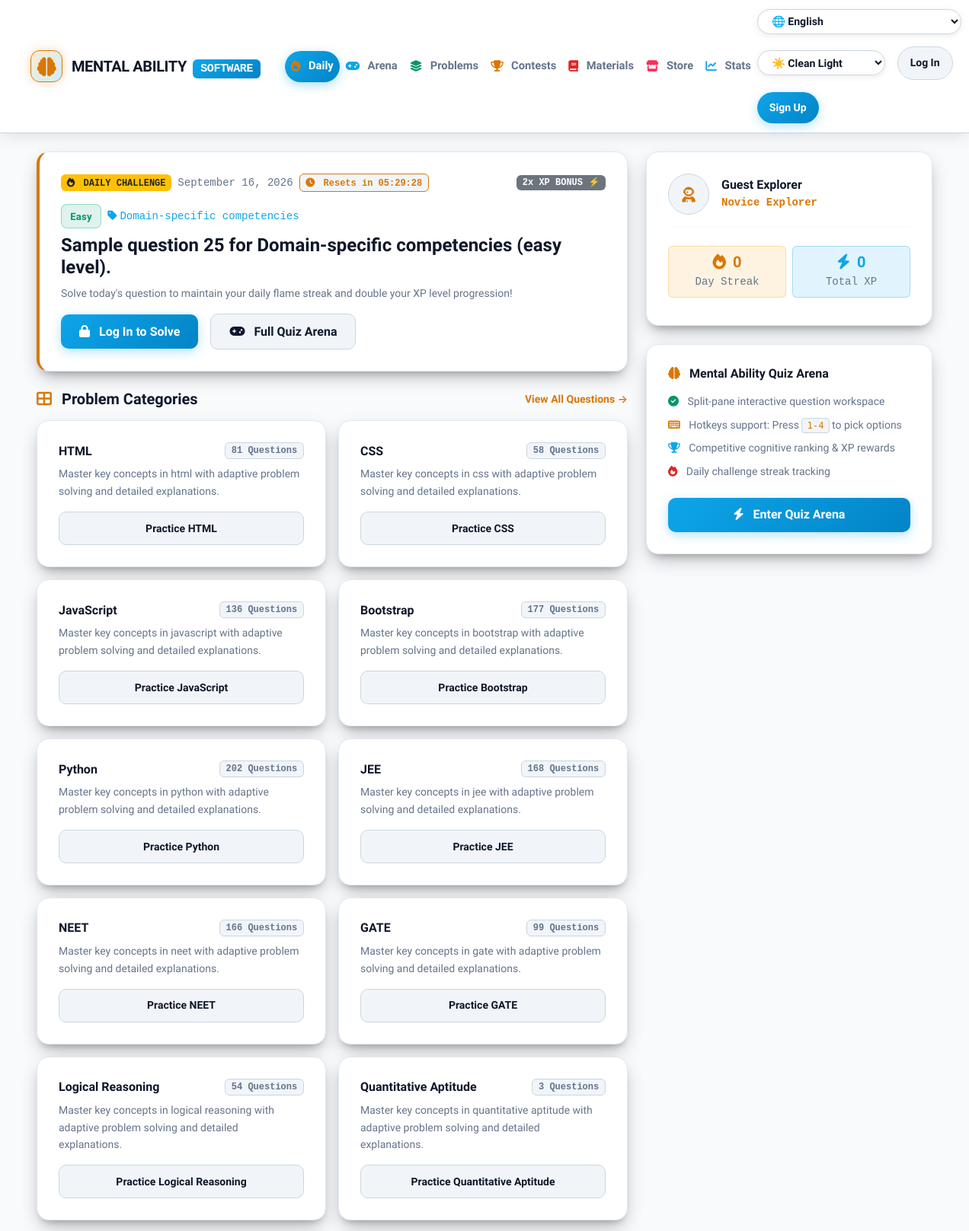
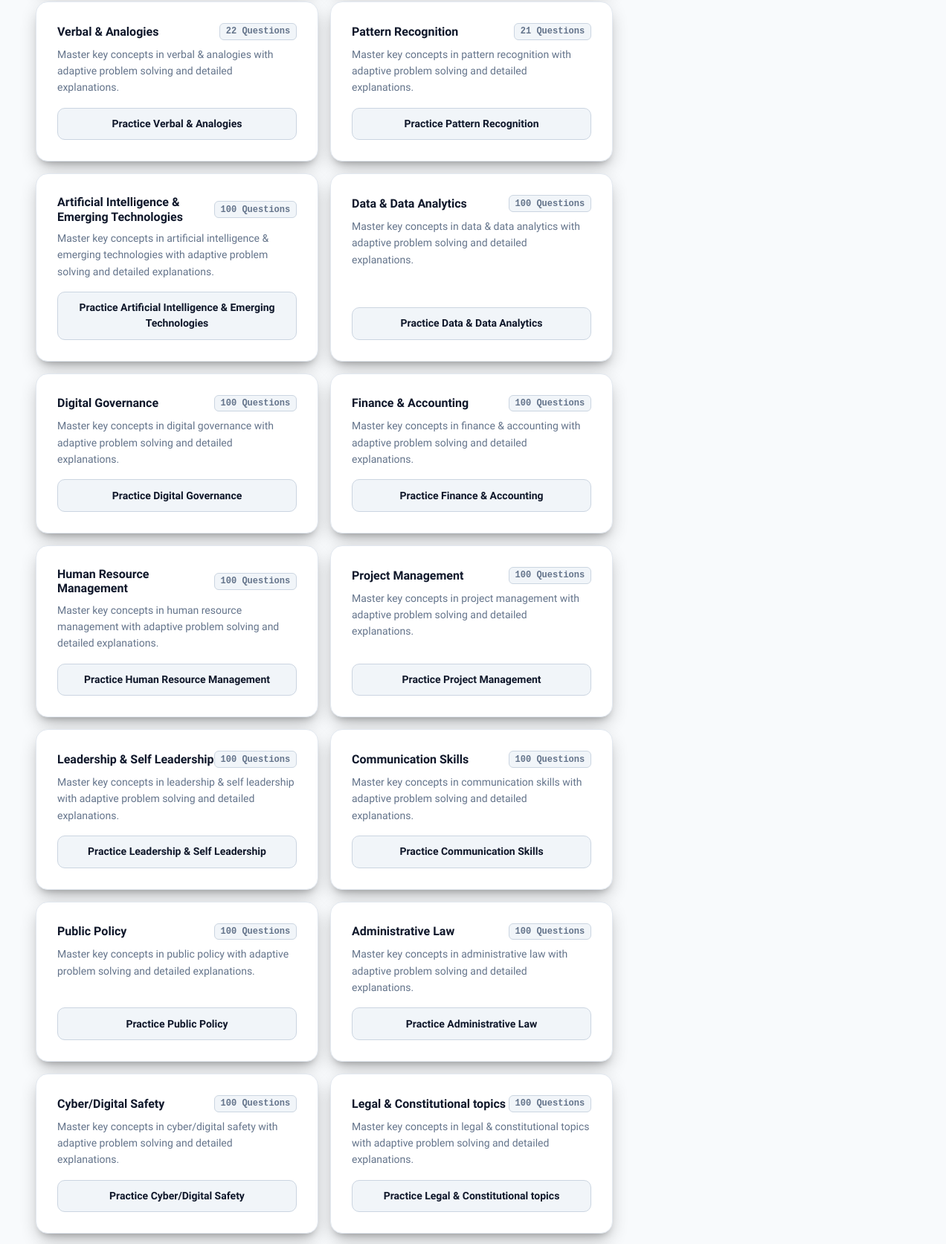
The page / (upper part) on the database its author committed (2 pictures, top to bottom).
### quiz/models.py (models this page shows, shortened)
class Question(models.Model):
    EASY = 'EASY'
    MEDIUM = 'MEDIUM'
    HARD = 'HARD'
    DIFFICULTY_CHOICES = [
        (EASY, 'Easy'),
        (MEDIUM, 'Medium'),
        (HARD, 'Hard'),
    ]
    text = models.CharField(max_length=255)
    subject = models.ForeignKey(Subject, null=True, blank=True, on_delete=models.SET_NULL, related_name='questions')
    difficulty = models.CharField(max_length=10, choices=DIFFICULTY_CHOICES, default=MEDIUM)
    explanation = models.TextField(blank=True, help_text="Detailed step-by-step logic solution")

class Subject(models.Model):
    name = models.CharField(max_length=100, unique=True)

### quiz/views.py (the view)
# urls.py: path('', views.index, name='index'),
def index(request):
    profile = get_or_create_user_profile(request.user) if request.user.is_authenticated else None
    daily_question = get_daily_challenge_question()
    subjects = Subject.objects.annotate(q_count=Count('questions'))
    total_questions = Question.objects.count()
    context = {
        'profile': profile,
        'daily_question': daily_question,
        'subjects': subjects,
        'total_questions': total_questions,
    }
    return render(request, 'home.html', context)

### quiz/views.py (called while the page is built)
def get_daily_challenge_question():
    today = timezone.now().date()
    day_seed = today.year * 10000 + today.timetuple().tm_yday
    questions = list(Question.objects.select_related('subject').all().order_by('id'))
    if not questions:
        return None
    return questions[day_seed % len(questions)]

### templates/home.html (shortened to what this page needs)
{% extends 'base.html' %}
{% load static %}
{% block content %}
<div class="row g-4">
  <div class="col-lg-8">
    <div class="lc-card position-relative overflow-hidden mb-4" style="background: var(--lc-surface); border-left: 4px solid var(--lc-amber);">
      <div class="d-flex justify-content-between align-items-center mb-3">
        <div class="d-flex align-items-center gap-2 flex-wrap">
          <span class="badge bg-warning text-dark font-monospace fw-bold"><i class="fas fa-fire me-1"></i> DAILY CHALLENGE</span>
          <span class="small font-monospace" style="color: var(--lc-text-muted);">{% now "F j, Y" %}</span>
          <span class="badge font-monospace" style="background-color: var(--lc-surface-hover); color: var(--lc-amber); border: 1px solid var(--lc-amber);" title="Auto-rotates to tomorrow's new challenge at midnight">
            <i class="fas fa-clock me-1"></i> Resets in <span id="dailyCountdown">--:--:--</span>
          </span>
        </div>
        <span class="badge bg-secondary font-monospace">2x XP BONUS ⚡</span>
      </div>
      {% if daily_question %}
        <div class="mb-3">
          <div class="d-flex align-items-center gap-2 mb-2">
            <span class="{% if daily_question.difficulty == 'EASY' %}badge-easy{% elif daily_question.difficulty == 'HARD' %}badge-hard{% else %}badge-medium{% endif %}">
              {{ daily_question.get_difficulty_display }}
            </span>
            <span class="small font-monospace" style="color: var(--lc-blue);"><i class="fas fa-tag me-1"></i>{{ daily_question.subject.name|default:"General Aptitude" }}</span>
          </div>
          <h4 class="fw-bold mb-2" style="color: var(--lc-text);">{{ daily_question.text }}</h4>
          <p class="small" style="color: var(--lc-text-muted);">Solve today's question to maintain your daily flame streak and double your XP level progression!</p>
        </div>
      {% else %}
        <h4 class="fw-bold mb-2" style="color: var(--lc-text);">Daily Aptitude Challenge</h4>
        <p style="color: var(--lc-text-muted);">Test your logical speed with today's curated mental ability puzzle.</p>
      {% endif %}
      <div class="d-flex align-items-center gap-3">
        {% if user.is_authenticated %}
          <a href="{% url 'quiz:daily_challenge' %}" class="btn btn-lc-primary">
            <i class="fas fa-play me-2"></i> Solve Challenge Now
          </a>
        {% else %}
          <a href="{% url 'login' %}" class="btn btn-lc-primary">
            <i class="fas fa-lock me-2"></i> Log In to Solve
          </a>
        {% endif %}
        <a href="{% url 'quiz:test_session' %}" class="btn btn-lc-secondary">
          <i class="fas fa-gamepad me-2"></i> Full Quiz Arena
        </a>
      </div>
    </div>
    <div class="d-flex justify-content-between align-items-center mb-3">
      <h5 class="fw-bold mb-0" style="color: var(--lc-text);"><i class="fas fa-th-large me-2" style="color: var(--lc-amber);"></i> Problem Categories</h5>
      <a href="{% url 'quiz:revision' %}" class="small text-decoration-none fw-semibold" style="color: var(--lc-amber);">View All Questions &rarr;</a>
    </div>
    <div class="row g-3">
      {% for subject in subjects %}
        <div class="col-md-6">
          <div class="lc-card h-100 d-flex flex-column justify-content-between">
            <div>
              <div class="d-flex justify-content-between align-items-center mb-2">
                <h6 class="fw-bold mb-0" style="color: var(--lc-text);">{{ subject.name }}</h6>
                <span class="badge font-monospace" style="background-color: var(--lc-surface-hover); color: var(--lc-text-muted); border: 1px solid var(--lc-border-highlight);">{{ subject.q_count }} Questions</span>
              </div>
              <p class="small mb-3" style="color: var(--lc-text-muted);">Master key concepts in {{ subject.name|lower }} with adaptive problem solving and detailed explanations.</p>
            </div>
            <a href="{% url 'quiz:revision' %}?subject={{ subject.id }}" class="btn btn-lc-secondary btn-sm w-100">
              Practice {{ subject.name }}
            </a>
          </div>
        </div>
      {% empty %}
        <div class="col-12">
          <div class="lc-card text-center py-4">
            <p class="mb-0" style="color: var(--lc-text-muted);">No subject categories found.</p>
          </div>
        </div>
      {% endfor %}
    </div>
  </div>
  <div class="col-lg-4">
    <div class="lc-card mb-4">
      <div class="d-flex align-items-center gap-3 mb-3">
        <div class="rounded-circle p-3 style-user-icon" style="width: 54px; height: 54px; display: flex; align-items: center; justify-content: center; background-color: var(--lc-surface-hover); border: 1px solid var(--lc-border-highlight); color: var(--lc-amber);">
          <i class="fas fa-user-astronaut fa-lg"></i>
        </div>
        <div>
          <h6 class="fw-bold mb-0" style="color: var(--lc-text);">{{ user.username|default:"Guest Explorer" }}</h6>
          <small class="font-monospace fw-bold" style="color: var(--lc-amber);">{{ profile.rank_title|default:"Novice Explorer" }}</small>
        </div>
      </div>
      <hr style="border-color: var(--lc-border);">
      <div class="row text-center g-2 my-2">
        <div class="col-6">
          <div class="p-2 rounded" style="background: rgba(245, 158, 11, 0.12); border: 1px solid rgba(245, 158, 11, 0.3);">
            <div class="h5 fw-bold mb-0" style="color: var(--lc-amber);"><i class="fas fa-fire me-1"></i> {{ profile.streak_count|default:0 }}</div>
            <small class="font-monospace" style="color: var(--lc-text-muted);">Day Streak</small>
          </div>
        </div>
        <div class="col-6">
          <div class="p-2 rounded" style="background: rgba(14, 165, 233, 0.12); border: 1px solid rgba(14, 165, 233, 0.3);">
            <div class="h5 fw-bold mb-0" style="color: var(--lc-blue);"><i class="fas fa-bolt me-1"></i> {{ profile.total_xp|default:0 }}</div>
            <small class="font-monospace" style="color: var(--lc-text-muted);">Total XP</small>
          </div>
        </div>
      </div>
    </div>
    <div class="lc-card">
      <h6 class="fw-bold mb-3" style="color: var(--lc-text);"><i class="fas fa-brain me-2" style="color: var(--lc-amber);"></i> Mental Ability Quiz Arena</h6>
      <ul class="list-unstyled small mb-4" style="color: var(--lc-text-muted);">
        <li class="mb-2"><i class="fas fa-check-circle me-2" style="color: var(--lc-easy);"></i> Split-pane interactive question workspace</li>
        <li class="mb-2"><i class="fas fa-keyboard me-2" style="color: var(--lc-amber);"></i> Hotkeys support: Press <code>1-4</code> to pick options</li>
        <li class="mb-2"><i class="fas fa-trophy me-2" style="color: var(--lc-blue);"></i> Competitive cognitive ranking & XP rewards</li>
        <li class="mb-2"><i class="fas fa-fire me-2" style="color: var(--lc-hard);"></i> Daily challenge streak tracking</li>
      </ul>
      <a href="{% url 'quiz:test_session' %}" class="btn btn-lc-primary w-100">
        <i class="fas fa-bolt me-2"></i> Enter Quiz Arena
      </a>
    </div>
  </div>
</div>
{% endblock %}

### static/css/global.css (style rules this page uses)
:root, [data-theme="clean-light"] { --lc-bg: #f8fafc; --lc-surface: #ffffff; --lc-surface-hover: #f1f5f9; --lc-border: #e2e8f0; --lc-border-highlight: #cbd5e1; --lc-text: #0f172a; --lc-text-muted: #64748b; --lc-amber: #d97706; --lc-amber-glow: rgba(217, 119, 6, 0.25); --lc-easy: #059669; --lc-easy-bg: rgba(5, 150, 105, 0.12); --lc-medium: #d97706; --lc-medium-bg: rgba(217, 119, 6, 0.12); --lc-hard: #dc2626; --lc-hard-bg: rgba(220, 38, 38, 0.12); --lc-blue: #0ea5e9; --lc-nav-bg: rgba(255, 255, 255, 0.95); }
body { top: 0px !important; position: static !important; }
body { font-family: 'Plus Jakarta Sans', system-ui, -apple-system, sans-serif; background-color: var(--lc-bg); color: var(--lc-text); line-height: 1.6; min-height: 100vh; }
.lc-card { background-color: var(--lc-surface); border: 1px solid var(--lc-border); border-radius: 16px; padding: 1.75rem; box-shadow: 0 10px 25px -5px rgba(0, 0, 0, 0.3), 0 8px 10px -6px rgba(0, 0, 0, 0.2); transition: transform 0.25 ease, border-color 0.25s ease, box-shadow 0.25s ease; }
.badge-easy { background-color: var(--lc-easy-bg); color: var(--lc-easy); border: 1px solid rgba(16, 185, 129, 0.4); font-weight: 700; padding: 0.3rem 0.7rem; border-radius: 8px; font-size: 0.82rem; letter-spacing: 0.02em; }
.btn-lc-primary { background: linear-gradient(135deg, var(--lc-blue), #0284c7); color: #ffffff; font-weight: 700; border: none; border-radius: 10px; padding: 0.65rem 1.5rem; transition: all 0.2s ease; box-shadow: 0 4px 14px rgba(14, 165, 233, 0.3); }
.btn-lc-secondary { background-color: var(--lc-surface-hover); color: var(--lc-text); border: 1px solid var(--lc-border-highlight); font-weight: 600; border-radius: 10px; padding: 0.65rem 1.5rem; transition: all 0.2s ease; }
code { background-color: var(--lc-surface-hover) !important; color: var(--lc-amber) !important; border: 1px solid var(--lc-border-highlight) !important; border-radius: 4px; padding: 2px 6px; font-family: 'Fira Code', monospace; }

### rows shown on the page
Question: difficulty "Easy", subject.name "Domain-specific competencies", text "Sample question 25 for Domain-specific competencies (easy level)."
Subject: name "HTML", q_count "81", name "html"
Subject: name "CSS", q_count "58", name "css"
Subject: name "JavaScript", q_count "136", name "javascript"
Subject: name "Bootstrap", q_count "177", name "bootstrap"
Subject: name "Python", q_count "202", name "python"
Subject: name "JEE", q_count "168", name "jee"
Subject: name "NEET", q_count "166", name "neet"
Subject: name "GATE", q_count "99", name "gate"
Subject: name "Logical Reasoning", q_count "54", name "logical reasoning"
Subject: name "Quantitative Aptitude", q_count "3", name "quantitative aptitude"
Subject: name "Verbal & Analogies", q_count "22", name "verbal & analogies"
Subject: name "Pattern Recognition", q_count "21", name "pattern recognition"
Subject: name "Artificial Intelligence & Emerging Technologies", q_count "100", name "artificial intelligence & emerging technologies"
Subject: name "Data & Data Analytics", q_count "100", name "data & data analytics"
Subject: name "Digital Governance", q_count "100", name "digital governance"
Subject: name "Finance & Accounting", q_count "100", name "finance & accounting"
Subject: name "Human Resource Management", q_count "100", name "human resource management"
Subject: name "Project Management", q_count "100", name "project management"
Subject: name "Leadership & Self Leadership", q_count "100", name "leadership & self leadership"
Subject: name "Communication Skills", q_count "100", name "communication skills"
Subject: name "Public Policy", q_count "100", name "public policy"
Subject: name "Administrative Law", q_count "100", name "administrative law"
Subject: name "Cyber/Digital Safety", q_count "100", name "cyber/digital safety"
Subject: name "Legal & Constitutional topics", q_count "100", name "legal & constitutional topics"

### other values the page prints
{{ user.username|default:"Guest Explorer" }} "Guest Explorer"
{{ profile.rank_title|default:"Novice Explorer" }} "Novice Explorer"
{{ profile.streak_count|default:0 }} "0"
{{ profile.total_xp|default:0 }} "0"
